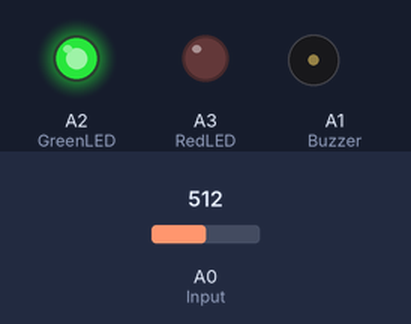
This sketch was run on a simulated Arduino Uno, built with avr-gcc and run on an emulated ATmega328P. Shown: output pins drawn as LEDs (lit = HIGH), buzzer (waves = sounding, pin HIGH). The inputs (shaded band) are chosen by the test bench; at power-on: A0 (Input) = 512.

Above: at 1.2 s.
1.3 s: A0 (Input) set to 589
2.8 s: A0 (Input) set to 614
At 3.7 s:
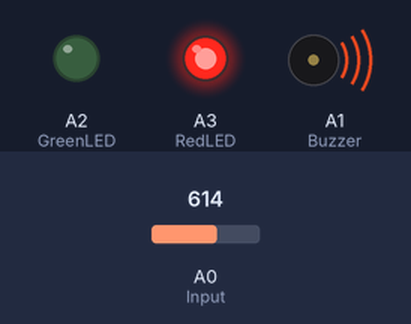
At 8.7 s:
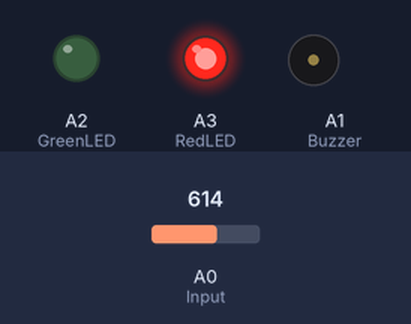
Timing chart, 0 to 10.2 s (numbered marks = the images above; inputs shaded):
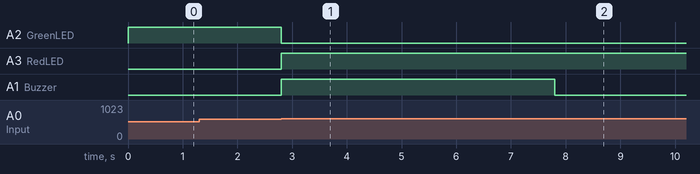

Measured:
- the behaviour switches between 599 and 600 on A0 (Input) (found by bisection; images 0 and 1)
- after the input at 1.3 s, every drawn part: stays the same
- after the input at 2.8 s, A2 (GreenLED): HIGH → LOW at once; A3 (RedLED): LOW → HIGH at once; A1 (Buzzer): LOW → HIGH at once, → LOW 5.0 s later

The sketch:

sketch_jan17bMQ2.ino
```cpp
int Input = A0;

int Buzzer = A1;

int GreenLED = A2;

int RedLED = A3;

int value;

int MAX = 600;


void setup() {

  Serial.begin(9600);

  pinMode(Input ,INPUT);

  pinMode(RedLED ,OUTPUT);

  pinMode(GreenLED ,OUTPUT);

  pinMode(Buzzer ,OUTPUT);

}


void loop() {

  value = analogRead(A0);

  if (value >= MAX) {

    digitalWrite(GreenLED ,LOW);

    digitalWrite(RedLED ,HIGH);

    digitalWrite(Buzzer ,HIGH);

    delay(5000);

    digitalWrite(Buzzer ,LOW);

    delay(6000);

  }

  else {

    digitalWrite(RedLED ,LOW);

    digitalWrite(Buzzer ,LOW);

    digitalWrite(GreenLED ,HIGH);

  }

}
```
